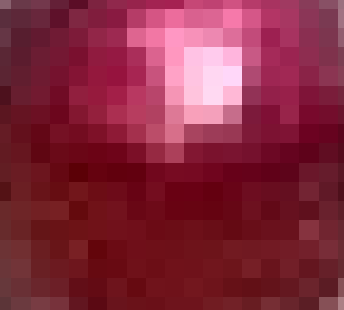
#> input picture red_samples/r4.png, 344 x 310 px, given in place of video_1.mp4, which was not available
$ python detect.py
#> lines starting #> are read from the running program, lines starting #| are printed output that depends on the picture; after the words box and inside, x2 and y2 are one past the last pixel; in counts of white or black regions, pixels touching at a corner belong together; pictures that were not available may be replaced by others from this repository, and a replacement may not be noted
### utils.py
MIN_APPLE_WIDTH = 4
MIN_APPLE_HEIGHT = 4

def merge_overlapping_boxes(boxes):
    if not boxes:
        return []

    merged_boxes = []
    boxes = sorted(boxes, key=lambda b: b[0])

    while boxes:
        a = boxes.pop(0)
        merged = False
        for i in range(len(merged_boxes)):
            b = merged_boxes[i]
            if (a[0] <= b[0] + b[2] and a[0] + a[2] >= b[0] and
                    a[1] <= b[1] + b[3] and a[1] + a[3] >= b[1]):
                # Merge boxes
                new_x = min(a[0], b[0])
                new_y = min(a[1], b[1])
                new_w = max(a[0] + a[2], b[0] + b[2]) - new_x
                new_h = max(a[1] + a[3], b[1] + b[3]) - new_y
                merged_boxes[i] = (new_x, new_y, new_w, new_h)
                merged = True
                break
        if not merged:
            merged_boxes.append(a)

    return merged_boxes

def check_image_dimension(w, h):
    return w > MIN_APPLE_WIDTH and h > MIN_APPLE_HEIGHT

### detect.py
import cv2
import numpy as np

from utils import merge_overlapping_boxes, check_image_dimension

# Choose the output directory to save the detected apples
OUTPUT_DIR = "output"

# Choose the video files to process, must be an array
VIDEO_PATHS = ["input/video_1.mp4", "input/video_2.mp4", "input/video_4.mp4"]

# Set PREVIEW to True to display the detected apples in a window
PREVIEW = False

# Set SKIP_FRAMES to 1 to process every frame or higher to read every nth frame
SKIP_FRAMES = 7

# Set the padding around the detected apple
APPLE_PADDING = 7


for video_idx, video_path in enumerate(VIDEO_PATHS):
    # Open video file
    cap = cv2.VideoCapture(video_path)

    # Keep indexes for the filenames
    red_apple_idx = 0
    yellow_apple_idx = 0

    # Read every SKIP_FRAMES frames
    # Read until video is completed
    while cap.isOpened():
        for _ in range(SKIP_FRAMES - 1):
            cap.read()
#> this loop made 6 passes
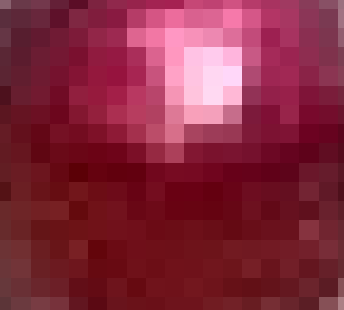
#> input picture red_samples/r4.png, 344 x 310 px, given in place of video_1.mp4, which was not available

        # Capture frame-by-frame
        ret, frame = cap.read()
#> frame is the input picture: shape (310, 344, 3); mean B, G, R 60.5, 39.6, 131.7

        if ret:
            # Display the resulting frame
            hsv = cv2.cvtColor(frame, cv2.COLOR_BGR2HSV)
#> hsv: shape (310, 344, 3); mean H, S, V 172.6, 189.1, 131.7

            # Define the range of yellow and red color in HSV
            lower_yellow = np.array([19, 99, 110])
            upper_yellow = np.array([29, 200, 255])
            lower_red = np.array([170, 100, 86])
            upper_red = np.array([180, 245, 244])

            # Create a mask that isolates the yellow regions
            mask_yellow = cv2.inRange(hsv, lower_yellow, upper_yellow)
#> mask_yellow: shape (310, 344); every value is 0
            mask_red = cv2.inRange(hsv, lower_red, upper_red)
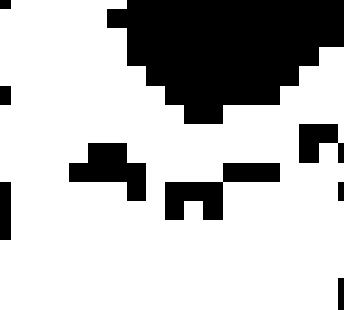
#> mask_red: shape (310, 344); 73.5% white; 9 black regions
            mask_all = cv2.bitwise_or(mask_yellow, mask_red)

            # Find contours in the mask
            contours_all, _ = cv2.findContours(mask_all, cv2.RETR_EXTERNAL, cv2.CHAIN_APPROX_SIMPLE)
#> contours_all = 1 contour; box (x1, y1, x2, y2) and area: (0, 0, 344, 310) 84281
            contours_yellow, _ = cv2.findContours(mask_yellow, cv2.RETR_EXTERNAL, cv2.CHAIN_APPROX_SIMPLE)
#> contours_yellow = []
            contours_red, _ = cv2.findContours(mask_red, cv2.RETR_EXTERNAL, cv2.CHAIN_APPROX_SIMPLE)
#> contours_red has the same summary as contours_all

            bounding_boxes_yellow, bounding_boxes_red = [], []

            # Loop over the contours
            for i, contour in enumerate(contours_yellow):
                # Get the bounding box for each contour
                x, y, w, h = cv2.boundingRect(contour)
                if check_image_dimension(w, h):
                    x_padded = max(0, x - APPLE_PADDING)
                    y_padded = max(0, y - APPLE_PADDING)
                    w_padded = min(frame.shape[1], x + w + APPLE_PADDING) - x_padded
                    h_padded = min(frame.shape[0], y + h + APPLE_PADDING) - y_padded

                    # Crop the apple from the original image
                    yellow_apple = frame[y_padded:y_padded + h_padded, x_padded:x_padded + w_padded]

                    # Save the cropped apple image
                    cv2.imwrite(f'{OUTPUT_DIR}/yellow/unlabeled/apple_{video_idx+1}_{yellow_apple_idx}.jpeg', yellow_apple)
                    yellow_apple_idx += 1

                    bounding_boxes_yellow.append((x_padded, y_padded, w_padded, h_padded))
#> this loop made 0 passes
#> after the loop, bounding_boxes_yellow = []; yellow_apple_idx = 0


            for i, contour in enumerate(contours_red):
                # Get the bounding box for each contour
                x, y, w, h = cv2.boundingRect(contour)

                if check_image_dimension(w, h):
                    x_padded = max(0, x - APPLE_PADDING)
                    y_padded = max(0, y - APPLE_PADDING)
                    w_padded = min(frame.shape[1], x + w + APPLE_PADDING) - x_padded
                    h_padded = min(frame.shape[0], y + h + APPLE_PADDING) - y_padded

                    # Crop the apple from the original image
                    red_apple = frame[y_padded:y_padded + h_padded, x_padded:x_padded + w_padded]

                    cv2.imwrite(f'{OUTPUT_DIR}/red/unlabeled/apple_{video_idx+1}_{red_apple_idx}.jpeg', red_apple)
                    red_apple_idx += 1

                    bounding_boxes_red.append((x_padded, y_padded, w_padded, h_padded))
#> this loop made 1 pass
#> (x, y, w, h, x_padded, y_padded, w_padded, h_padded) on pass 1: (0, 0, 344, 310, 0, 0, 344, 310)
#> after the loop, bounding_boxes_red = [(0, 0, 344, 310)]; red_apple_idx = 1

            bounding_boxes_yellow = merge_overlapping_boxes(bounding_boxes_yellow)
            bounding_boxes_red = merge_overlapping_boxes(bounding_boxes_red)
#> the loop in merge_overlapping_boxes (call 2), `while boxes:` made 1 pass

            # Draw the bounding boxes
            for x, y, w, h in bounding_boxes_yellow:
                cv2.rectangle(frame, (x, y), (x + w, y + h), (0, 255, 255), 2)

            for x, y, w, h in bounding_boxes_red:
                cv2.rectangle(frame, (x, y), (x + w, y + h), (255, 0, 0), 2)
#> this loop made 1 pass
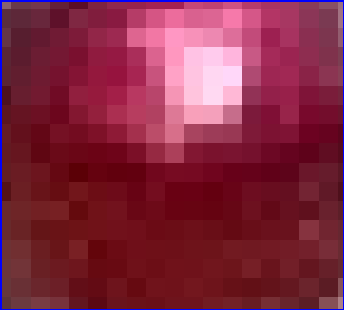
#> frame: shape (310, 344, 3); 1.83% of pixels changed, all inside (x1, y1, x2, y2) = (0, 0, 344, 310)

            if PREVIEW:
                cv2.imshow('Detected apples', frame)

                # Press Q on keyboard to exit
                if cv2.waitKey(50) & 0xFF == ord('q'):
                    break
        else:
            break

    cap.release()
cv2.destroyAllWindows()
